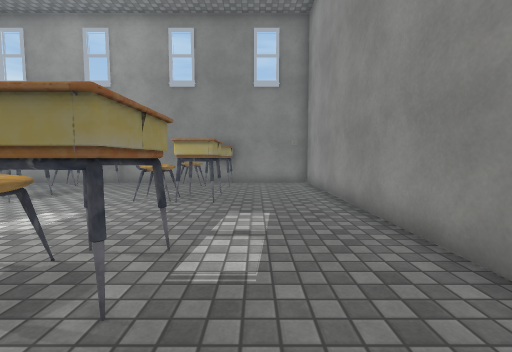
view 1 (above)

17 first-person views from a walk through a Unity game level. The camera is 1.2 m above the floor, tilts 4° down and sees 90° across. The floor is counted in squares, 1 m on a side. Each view is taken from the middle of a square. On the plan, view 1 faces up. The plan holds only what a view shows up to about 12 squares ahead; the rest is blank. The player is left out. Some surface patterns are stand-ins.

view 2
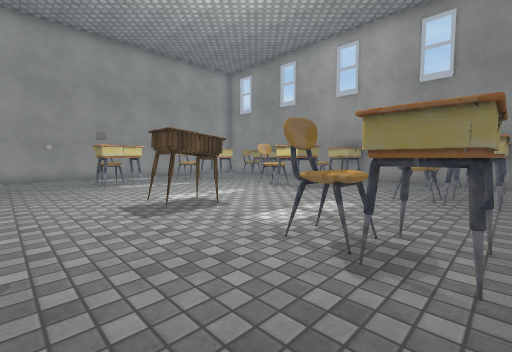

view 3
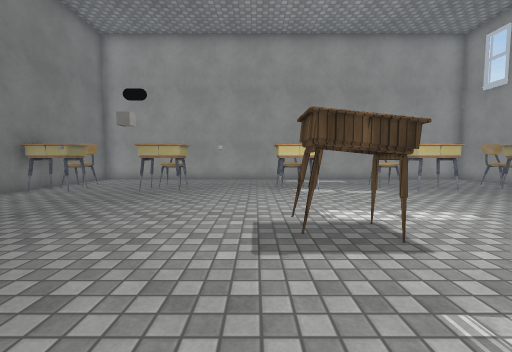

view 4
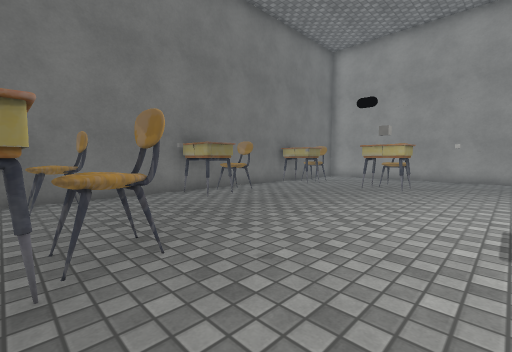

view 5
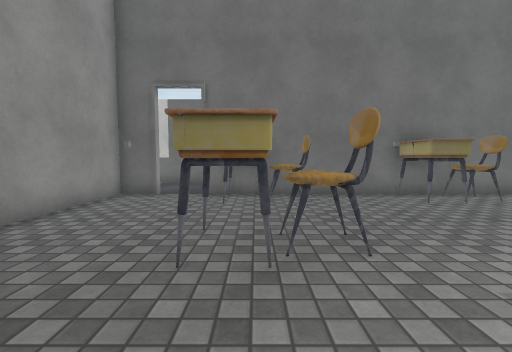

view 6
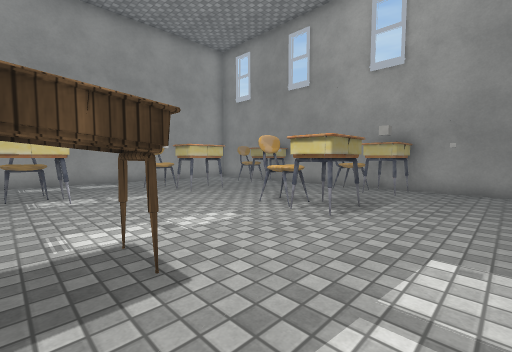

view 7
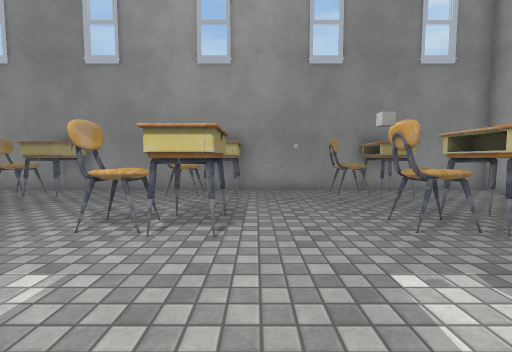

view 8
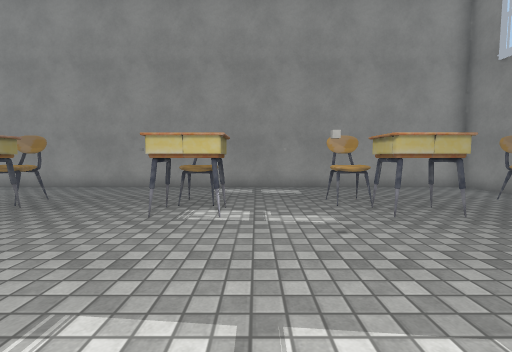

view 9
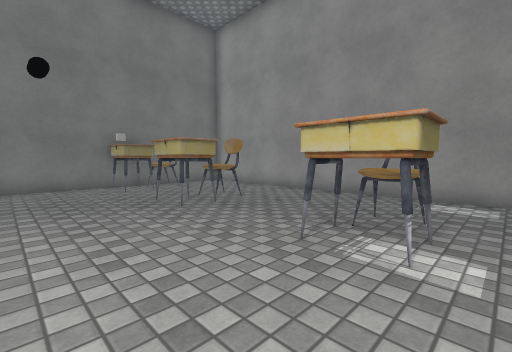

view 10
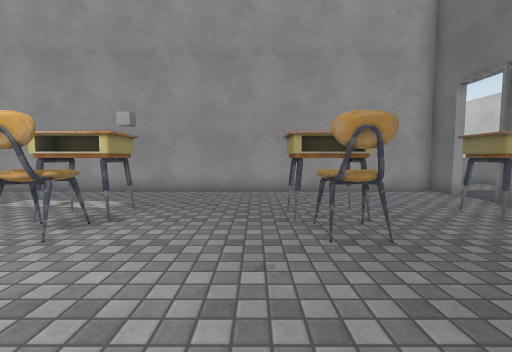

view 11
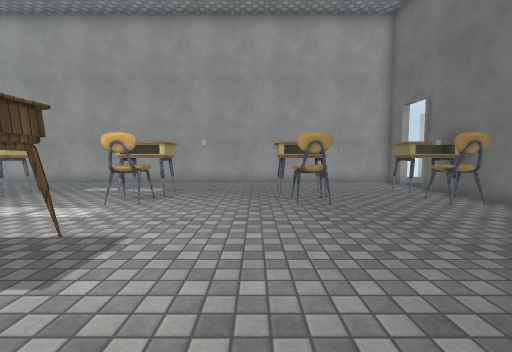

view 12
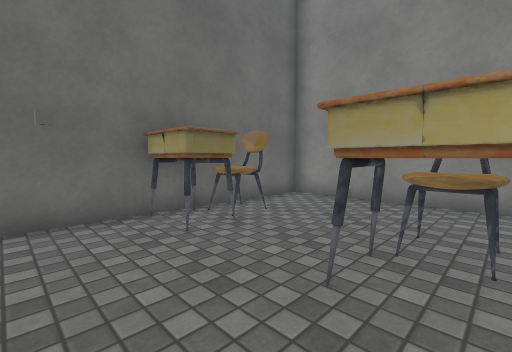

view 13
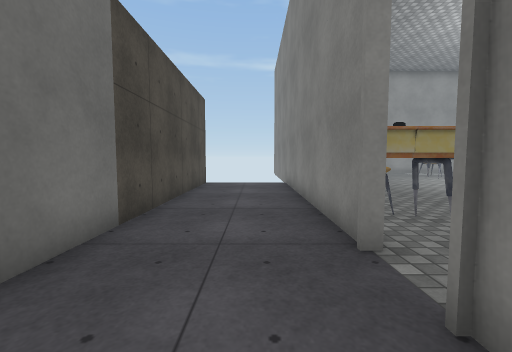

view 14
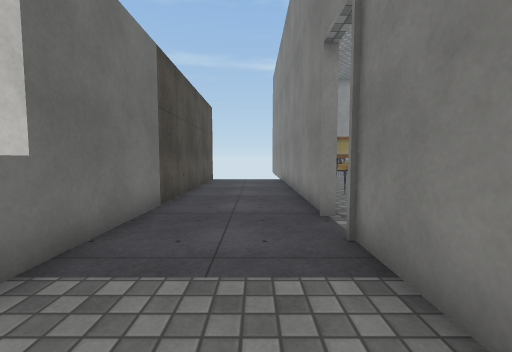

view 15
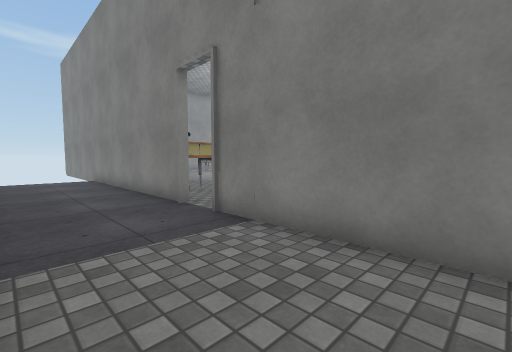

view 16
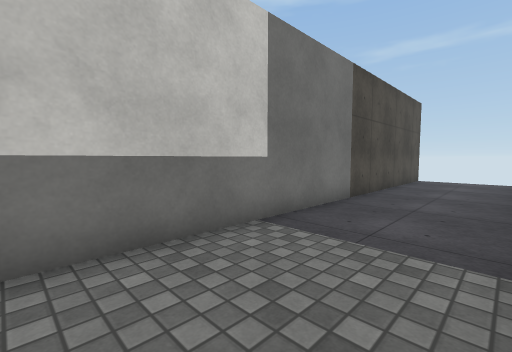

view 17
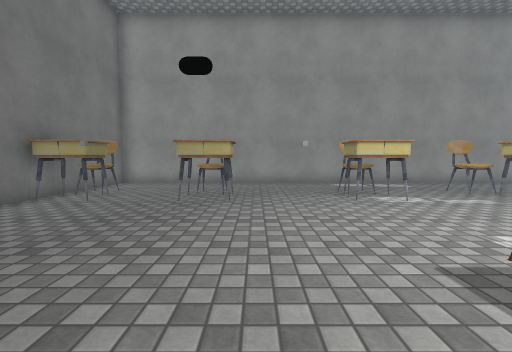

### Floor plan
Key: @ floor where view 1 was taken; # wall or solid block; . floor; C chair; E desk; O other object.
Columns run from 18 left of view 1 to 6 right of it. Each row starts with its distance up from view 1.
 13 ######################
 12 #...CEE..CCE...CEE...#
 11 #...CCE..CCE...CCE...#
 10 #. ..... ....#..... .#
  9 #....................#
  8 #....EE..OOO...CCE...#
  7 #...CCE..OOO...CCE...#
  6 #...C................#
  5 #. .....#....#.....#.#
  4 #....................#
  3 #...CCE....E...CCE...#
  2 #...CCE....E...CCE...#
  1 #....................#
  0 #.#.....#....#....@#.#
 -1 #....................#
 -2 #...CCE........CCE...#
 -3 #...CCE........CCE...#
 -4 #. .....#....#.....#.#
 -5 #....................#
 -6 #...CCE..CCE...CCE...#
 -7 #...CEE..CCE###CEE..#####
 -8 ##########...............
 -9          ................
-10          ................
-11          ................
-12          ################

Where each view was taken, in squares from view 1:
view 1: 0 up, 0 right, facing up
view 2: 1 down, 1 left, facing up-left
view 3: 1 up, 3 left, facing left
view 4: 1 up, 2 left, facing down-left
view 5: 1 up, 2 left, facing down
view 6: 2 up, 4 left, facing up-left
view 7: 3 up, 6 left, facing up
view 8: 4 up, 7 left, facing left
view 9: 4 up, 9 left, facing down-left
view 10: 1 down, 7 left, facing right
view 11: 1 down, 10 left, facing right
view 12: 2 down, 10 left, facing down-left
view 13: 9 down, 3 right, facing left
view 14: 9 down, 5 right, facing left
view 15: 11 down, 6 right, facing up-left
view 16: 8 down, 6 right, facing down-left
view 17: 1 down, 5 left, facing left
